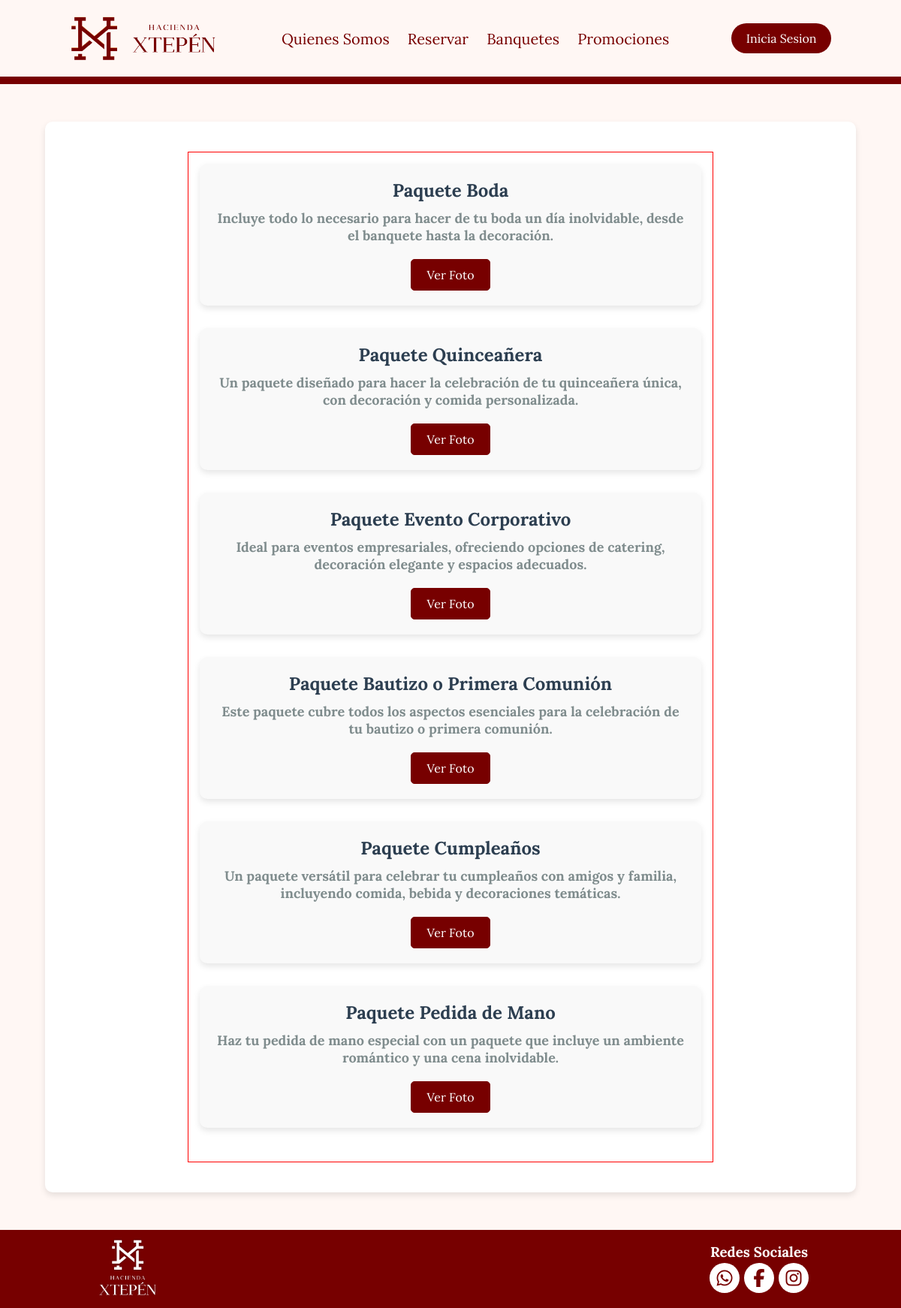
The page /promociones.php on the database as committed earlier.
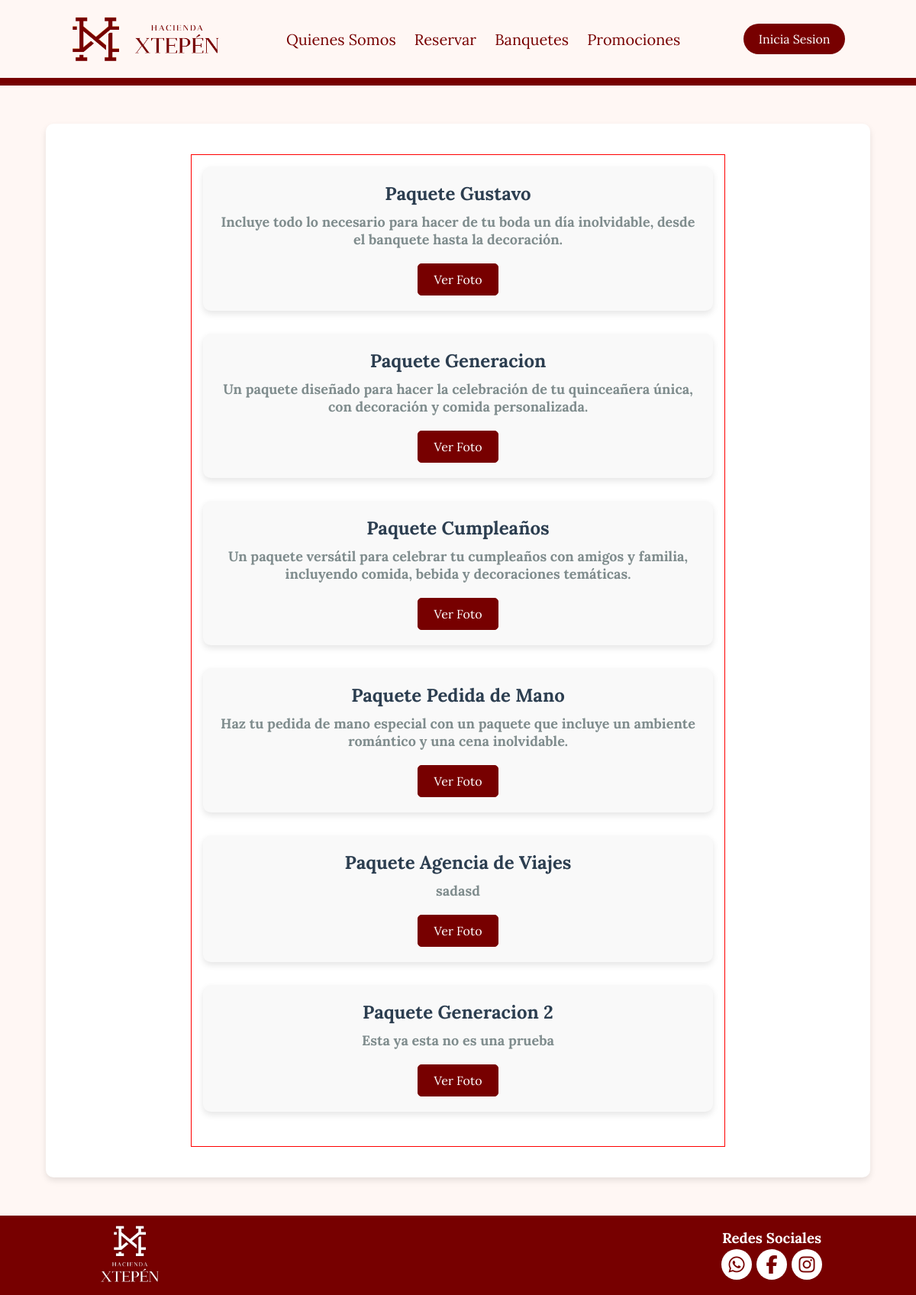
The same page on the database as committed later.
### tables this page shows
CREATE TABLE `promociones` (
  `id_promocion` int NOT NULL,
  `nombre_promocion` varchar(100) DEFAULT NULL,
  `menu_banquete` int NOT NULL,
  `descripcion` text,
  `imagen` varchar(255) DEFAULT NULL
);

### promociones.php (the view, shortened to what this page needs)
<!DOCTYPE html>
<html lang="en">
<head>
    <link rel="stylesheet" href="PaginaPrincipal/style_promociones.css">
    <link rel="stylesheet" href="PaginaPrincipal/animate.css">
</head>
<body>
    <?php include "menu_principal.php"; ?>
    <hr>
    <div class="contenedor">
        <div class="contenedor_promociones">
        <?php
        $host = 'localhost';
        $user = 'root';
        $password = '';
        $dbname = 'haciendaxtepen';
        $conn = new mysqli($host, $user, $password, $dbname);
        $conn->set_charset("utf8mb4");
        $sql = "SELECT * FROM promociones";
        $result = $conn->query($sql);
        if ($result->num_rows > 0) {
            while($row = $result->fetch_assoc()) {
                $id = $row['id_promocion'];
                $nombre_promocion = $row['nombre_promocion'];
                $descripcion = $row['descripcion'];
                switch ($id) {
                    case 1:
                        $invitados = 900;
                        break;
                    case 2:
                        $invitados = 700;
                        break;
                    case 3:
                        $invitados = 500;
                        break;
                    case 4:
                        $invitados = 300;
                        break;
                    case 5;
                        $invitados = 100;
                        break;
                    case 6;
                        $invitados = 50;
                        break;
                }
        ?>
            <div class="paquete">
                <h2><?php echo htmlspecialchars($nombre_promocion); ?></h2>
                <h3><?php echo htmlspecialchars($descripcion); ?></h3>
                <button class="ver-detalles" onclick="openModal(<?php echo $id; ?>, '<?php echo $nombre_promocion; ?>', '<?php echo htmlspecialchars($descripcion); ?>', <?php echo $invitados; ?>)">Ver Foto</button>
            </div>
        <?php
            }
        } else {
            echo "No se encontraron promociones disponibles.";
        }
        ?>
        </div>
    </div>
    <?php include "pie_pagina.php"; ?>
</body>
</html>

### menu_principal.php (shortened to what this page needs)
<!DOCTYPE html>
<html lang="en">
<head>
    <link rel="stylesheet" href="PaginaPrincipal/pagprinc.css">
</head>
<body>
    <header>
        <img src="login/imagenes/xtepen-logo-750.gif" alt="">
        <nav>
            <a href="index.php">Quienes Somos</a>
            <a href="alta_reservas_eventos.php">Reservar</a>
            <a href="banquetes_menu.php">Banquetes</a>
            <a href="promociones.php">Promociones</a>
        </nav>
        <a class="login" href="login/index.php">Inicia Sesion</a>
    </header>
</body>
</html>

### pie_pagina.php (shortened to what this page needs)
<!DOCTYPE html>
<html lang="en">
<head>
    <link rel="stylesheet" href="PaginaPrincipal/pagprinc.css">
</head>
<body>
    <footer>
        <figure>
            <img src="login/imagenes/xtepen-logo-500-shadow.png" alt="">
        </figure>
        <div class="smedia">
            <h3>Redes Sociales</h3>
            <div class="icsm">
                <a href=""><i class="fa-brands fa-whatsapp"></i></a>
                <a href=""><i class="fa-brands fa-facebook-f"></i></a>
                <a href=""><i class="fa-brands fa-instagram"></i></a>
            </div>
        </div>
    </footer>
</body>
</html>

### PaginaPrincipal/style_promociones.css (style rules this page uses)
* { box-sizing: border-box; margin: 0; padding: 0; font-family: 'Lora'; }
html, body { height: 100%; background-color: #f9f9f9; }
hr { background-color: var(--Texto); height: 10px; border: none; }
.contenedor { margin: 50px auto; width: 90%; background-color: #ffffff; box-shadow: 0px 4px 8px rgba(0, 0, 0, 0.1); border-radius: 10px; padding: 40px; }
.contenedor_promociones { margin: auto; width: 70%; padding: 15px; text-align: center; border: 1px red solid; }
.paquete { margin-bottom: 30px; padding: 20px; background-color: #f9f9f9; border-radius: 10px; box-shadow: 0px 4px 8px rgba(0, 0, 0, 0.1); }
.paquete h2 { font-size: 24px; color: #2c3e50; margin-bottom: 10px; }
.paquete h3 { font-size: 18px; color: #7f8c8d; margin-top: 0; }
.ver-detalles { margin-top: 20px; padding: 10px 20px; background-color: var(--Texto); color: white; border: 1px solid var(--Texto); border-radius: 5px; cursor: pointer; font-size: 16px; transition: background-color 0.3s ease, color 0.3s ease, border-color 0.3s ease; }

### PaginaPrincipal/pagprinc.css (style rules this page uses)
* { box-sizing: border-box; margin: 0; padding: 0; font-family: 'Lora'; }
body { background-color: var(--Secundario); }
header { background-color: var(--Secundario); display: flex; align-items: center; justify-content: space-evenly; padding: 20px; }
header img { width: 200px; }
nav a { text-decoration: none; color: var(--Texto); font-size: 20px; padding: 10px 10px; }
.login, .serv { background-color: var(--Texto); color: var(--Blanco); border-radius: 50px; padding: 10px 20px; text-decoration: none; display: inline-block; }
footer { background-color: var(--Texto); display: flex; align-items: center; justify-content: space-between; padding: 0 120px; color: var(--Blanco); }
footer figure { width: 80px; margin: 10px; }
figure img { width: 100%; }
.smedia { display: flex; flex-direction: column; justify-content: center; align-items: center; }
.icsm { display: flex; justify-content: center; align-items: center; flex-direction: row; }
.icsm a { color: var(--Texto); padding: 10px; background-color: var(--Blanco); display: inline-block; width: 40px; height: 40px; border-radius: 50%; display: flex; justify-content: center; align-items: center; text-decoration: none; margin: 3px; }
.icsm a i { font-size: 24px; }

### login/styles/colors.css (style rules this page uses)
:root { --Blanco: #fff; --Negro: #000; --GrisClaro: #ccc; --GrisOscuro: #333; --Principal: #c85749; --Secundario: #FFF7F4; --Texto: #770000; }

Rows that differ between the two databases and show on the page:
removed promociones: nombre_promocion "Paquete Evento Corporativo", descripcion "Ideal para eventos empresariales, ofreciendo opciones de catering, decoración elegante y espacios adecuados."
removed promociones: nombre_promocion "Paquete Bautizo o Primera Comunión", descripcion "Este paquete cubre todos los aspectos esenciales para la celebración de tu bautizo o primera comunión."
changed promociones: nombre_promocion "Paquete Boda" → "Paquete Gustavo"
changed promociones: nombre_promocion "Paquete Quinceañera" → "Paquete Generacion"
added promociones: nombre_promocion "Paquete Agencia de Viajes", descripcion "sadasd"
added promociones: nombre_promocion "Paquete Generacion 2", descripcion "Esta ya esta no es una prueba"
